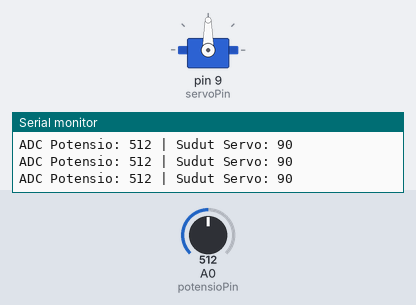
This sketch was run on a simulated Arduino Uno, built with avr-gcc and run on an emulated ATmega328P. Shown: servo, the last lines printed to the serial monitor. Inputs (shaded band) come from the test bench; at power-on: A0 (potensioPin) = 512.

Above: at 1.2 s.
1.3 s: A0 (potensioPin) set to 716
At 1.7 s:
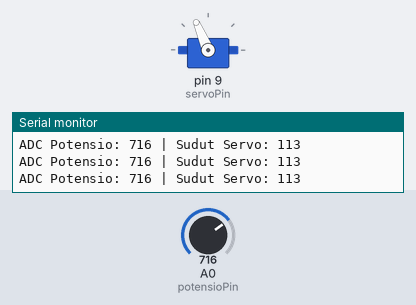
2.8 s: A0 (potensioPin) set to 900
At 3.3 s:
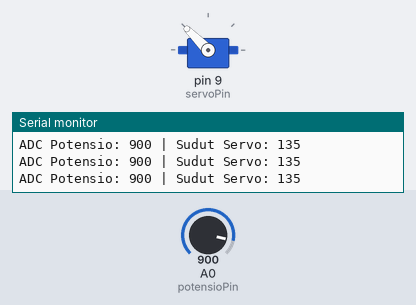
4.3 s: A0 (potensioPin) set to 1023
At 4.9 s:
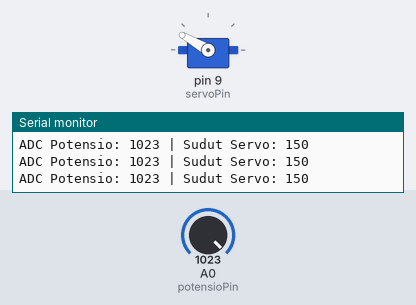
5.8 s: A0 (potensioPin) set to 1011
At 6.5 s:
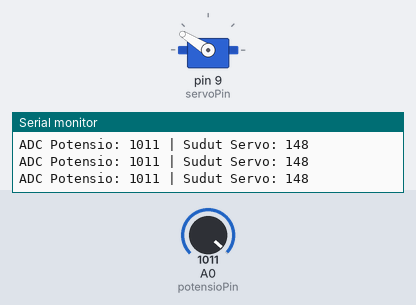
8.8 s: A0 (potensioPin) set to 991
At 9.7 s:
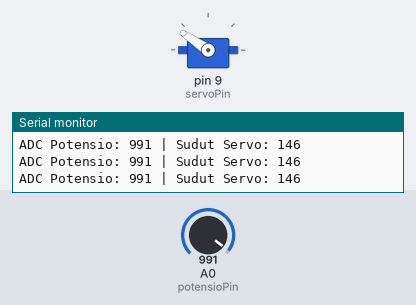
11.8 s: A0 (potensioPin) set to 306
At 12.9 s:
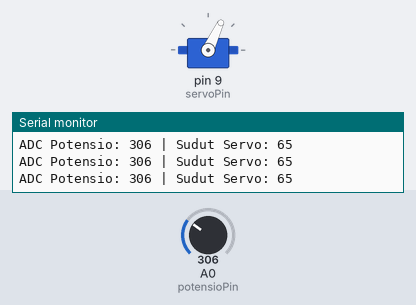
Timing chart, 0 to 14.3 s (numbered marks = the images above; inputs shaded):
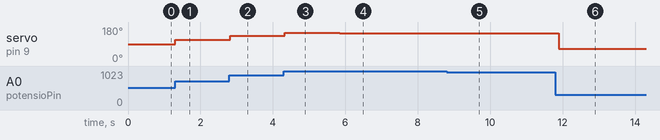

Measured:
- after the input at 1.3 s, servo on pin 9 (servoPin): 90° → 113° at once
- after the input at 2.8 s, servo on pin 9 (servoPin): 113° → 135° at once
- after the input at 4.3 s, servo on pin 9 (servoPin): 135° → 150° at once
- after the input at 5.8 s, servo on pin 9 (servoPin): 150° → 148° after 0.05 s
- after the input at 8.8 s, servo on pin 9 (servoPin): 148° → 146° after 0.07 s
- after the input at 11.8 s, servo on pin 9 (servoPin): 146° → 65° after 0.09 s

The sketch:

main.ino
```cpp
#include <Servo.h> // library untuk servo motor

Servo myservo; // membuat objek servo

// ===================== PIN SETUP =====================
// Tentukan pin yang digunakan untuk potensiometer dan servo
const int potensioPin = A0;   // pin analog input
const int servoPin = 9;       // pin digital untuk servo

// ===================== VARIABEL =====================
// Variabel untuk menyimpan data ADC dan sudut servo
int pos = 0; // sudut servo (0–180)
int val = 0; // nilai ADC (0–1023)

void setup() {

  // Hubungkan servo ke pin yang sudah ditentukan
  myservo.attach(servoPin);

  // Aktifkan komunikasi serial untuk monitoring
  Serial.begin(9600);

}

void loop() {

  // ===================== PEMBACAAN ADC =====================
  // Baca nilai dari potensiometer (rentang 0–1023)
  val = analogRead(potensioPin);

  // ===================== KONVERSI DATA =====================
  // Ubah nilai ADC menjadi sudut servo (0–180 derajat)
  pos = map(val,
            0,    // nilai minimum ADC
            1023, // nilai maksimum ADC
            30,    // sudut minimum servo
            150); // sudut maksimum servo

  // ===================== OUTPUT SERVO =====================
  // Gerakkan servo sesuai hasil mapping
  myservo.write(pos);

  // ===================== MONITORING DATA =====================
  // Tampilkan data ADC dan sudut servo ke Serial Monitor
  Serial.print("ADC Potensio: ");
  Serial.print(val);

  Serial.print(" | Sudut Servo: ");
  Serial.println(pos);

  // ===================== STABILISASI =====================
  // Delay untuk memberi waktu servo bergerak stabil
  delay(100);
}
```
